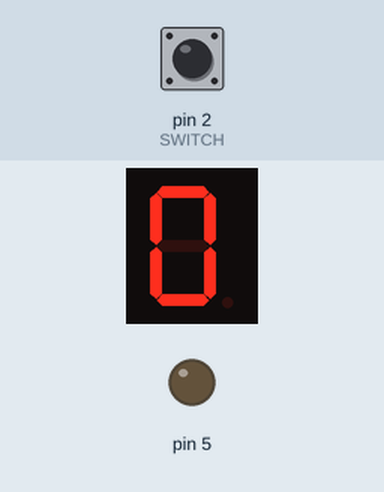
Bench run of a sketch on a simulated Arduino Uno, built with avr-gcc and run on an emulated ATmega328P. Shown: 1-digit seven-segment display, output pins drawn as LEDs (lit = HIGH). Wiring (inferred from the names in the program): 1-digit 7-segment display, segments lit when HIGH: segments pin 12, pin 11, pin 10, pin 9, pin 8, pin 7, pin 6. Inputs (shaded band) come from the test bench; at power-on: pin 2 (SWITCH) HIGH. The segment pins are drawn as the display they are named for; pins used as bus, display or sensor lines are not drawn.

Above: at 1.2 s.
1.3 s: pin 2 (SWITCH) pulled LOW for 0.15 s
At 1.8 s:
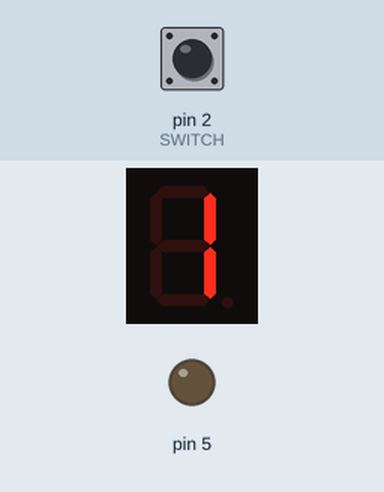
2.9 s: pin 2 (SWITCH) pulled LOW for 1 s
At 4.2 s:
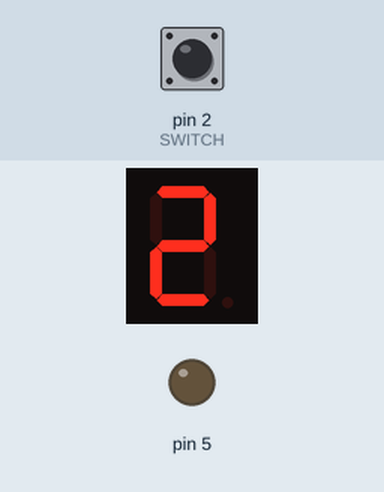
5.4 s: pin 2 (SWITCH) pulled LOW for 0.15 s
At 6.1 s:
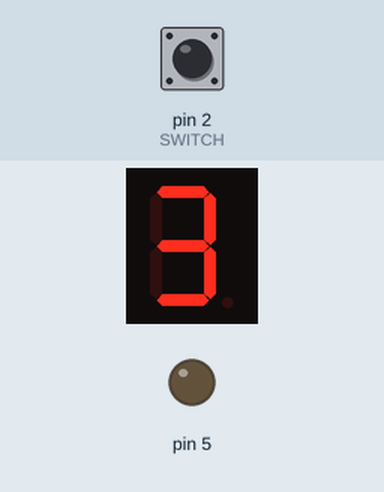
7.0 s: pin 2 (SWITCH) pulled LOW for 1 s
At 8.6 s:
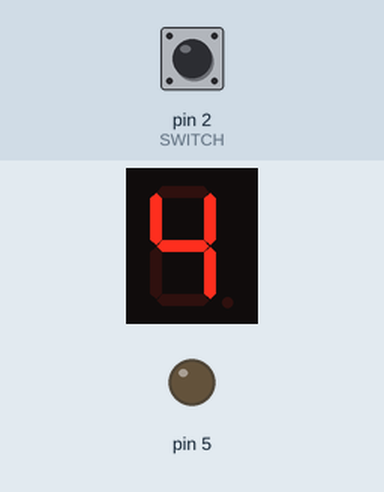
Timing chart, 0 to 10.1 s (numbered marks = the images above; inputs shaded):
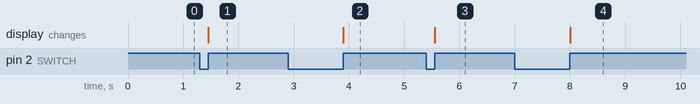

The sketch:

Experiment_1.ino
```cpp
#define SWITCH 2
#define A 12
#define B 11
#define C 10
#define D 9
#define E 8
#define F 7
#define G 6
#define DP 5

int counting = 0;

//display number 1
void display1(void) {
  digitalWrite(B, HIGH);
  digitalWrite(C, HIGH);
}
//display number 2
void display2(void) {
  digitalWrite(A, HIGH);
  digitalWrite(B, HIGH);
  digitalWrite(G, HIGH);
  digitalWrite(E, HIGH);
  digitalWrite(D, HIGH);
}
// display number 3
void display3(void) {
  digitalWrite(A, HIGH);
  digitalWrite(B, HIGH);

  digitalWrite(C, HIGH);
  digitalWrite(D, HIGH);
  digitalWrite(G, HIGH);
}
// display number 4
void display4(void) {
  digitalWrite(F, HIGH);
  digitalWrite(B, HIGH);
  digitalWrite(G, HIGH);
  digitalWrite(C, HIGH);
}
// display number 5
void display5(void) {
  digitalWrite(A, HIGH);
  digitalWrite(F, HIGH);
  digitalWrite(G, HIGH);
  digitalWrite(C, HIGH);
  digitalWrite(D, HIGH);
}
// display number 6
void display6(void) {
  digitalWrite(A, HIGH);
  digitalWrite(F, HIGH);
  digitalWrite(G, HIGH);
  digitalWrite(C, HIGH);
  digitalWrite(D, HIGH);
  digitalWrite(E, HIGH);
}
// display number 7
void display7(void) {
  digitalWrite(A, HIGH);
  digitalWrite(B, HIGH);
  digitalWrite(C, HIGH);
}
// display number 8
void display8(void) {
  digitalWrite(A, HIGH);
  digitalWrite(B, HIGH);
  digitalWrite(G, HIGH);
  digitalWrite(C, HIGH);
  digitalWrite(D, HIGH);
  digitalWrite(E, HIGH);
  digitalWrite(F, HIGH);
}
// display number 9
void display9(void) {
  digitalWrite(A, HIGH);
  digitalWrite(B, HIGH);
  digitalWrite(G, HIGH);
  digitalWrite(C, HIGH);
  digitalWrite(D, HIGH);
  digitalWrite(F, HIGH);
}
// display number 0
void display0(void) {
  digitalWrite(A, HIGH);
  digitalWrite(B, HIGH);
  digitalWrite(C, HIGH);
  digitalWrite(D, HIGH);
  digitalWrite(E, HIGH);
  digitalWrite(F, HIGH);
}
void clearDisplay(void) {
  digitalWrite(A, LOW);
  digitalWrite(B, LOW);
  digitalWrite(G, LOW);
  digitalWrite(C, LOW);
  digitalWrite(D, LOW);
  digitalWrite(E, LOW);
  digitalWrite(F, LOW);
}


void buttonPush() {

  static unsigned long last_interrupt_time = 0;
  unsigned long interrupt_time = millis();
  // If interrupts come faster than 200ms, assume it's a bounce and ignore
  if (interrupt_time - last_interrupt_time > 200)
  {
    //Increment the counting number.
    counting += 1;
    if (counting >= 10)
      counting = 0;

    displayNumber(counting);
  }
  last_interrupt_time = interrupt_time;
}

//Display the number on the 7-segment display according to the number in count.
void displayNumber(int number) {
  clearDisplay();
  switch (number) {
    case 0:
      display0();
      break;
    case 1:
      display1();
      break;
    case 2:
      display2();
      break;
    case 3:
      display3();
      break;
    case 4:
      display4();
      break;
    case 5:
      display5();
      break;
    case 6:
      display6();
      break;
    case 7:
      display7();
      break;
    case 8:
      display8();
      break;
    case 9:
      display9();
      break;
  }
}

void setup() {

  int i;
  //Setup the a-g pins as output
  for (i = 5; i <= 12; i++)
    pinMode(i, OUTPUT);

  //Set the push button pin as input, and make it an external interupt.
  pinMode(SWITCH, INPUT);
  attachInterrupt(digitalPinToInterrupt(SWITCH), buttonPush, RISING);


  displayNumber(counting);
}

bool isPressed = false;
bool toChange = false;
bool isClockwise = true;
void loop() {

  if(digitalRead(buttonPush) == HIGH)
  {
    isPressed = true;
    toChange = true;
    delay(250);
  }
  if(!digitalRead(buttonPush))
  {
    isPressed = false;
  }

  if(toChange && !isPressed)
  {
    isClockwise = !isClockwise;
  }

  if(isClockwise)
  {
    //Outputs for clockwise.
  }
  else
  {
    //Outputs for anti-clockwise.
  }

}
```

Measured:
- after the input at 1.3 s, the display: changes after 0.15 s (image 1)
- after the input at 2.9 s, the display: changes after 1.0 s (image 2)
- after the input at 5.4 s, the display: changes after 0.15 s (image 3)
- after the input at 7.0 s, the display: changes after 1.0 s (image 4)
